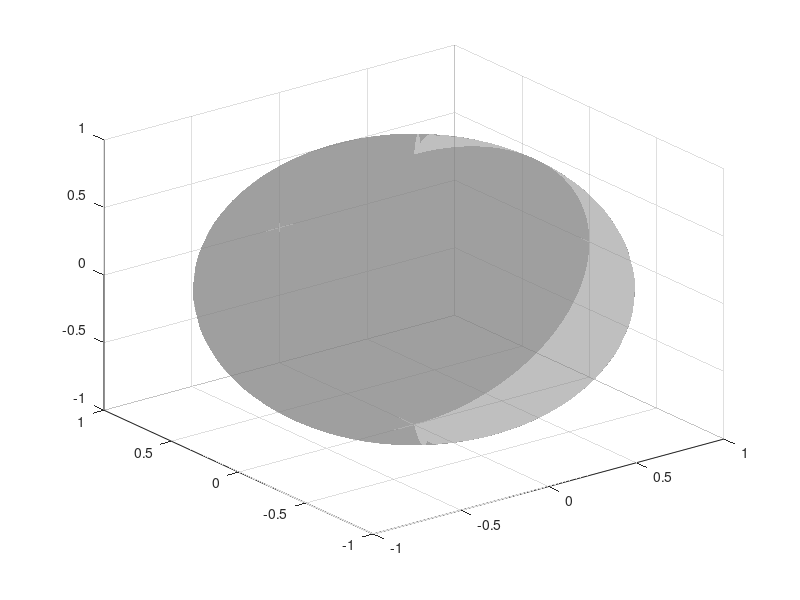

Recreate this plot in MATLAB.
function h=draw3dEllipsoid(location,covariance,col,n,opacity)


%% defaults
if ~exist('col','var')||isempty(col), col = [0.5 0.5 0.5]; end
if ~exist('covariance','var')||isempty(covariance), covariance = [1 0 0; 0 1 0; 0 0 1]; end
if ~exist('n','var')||isempty(n), n=50; end
if ~exist('opacity','var')||isempty(opacity), opacity=0.5; end
if ~exist('location'  ,'var') || isempty(location  ), location = [0 0 0];  end


%% find principal axes and corresponding radii
[eigenvec eigenval]=pcacov(covariance);
eigen = eigenvec.*repmat(sqrt(eigenval)',[3 1]);


%% contruct sphere and distort its coordinates
[X,Y,Z] = sphere(n);
xyz2 = eigen(:,1)*X(:)' + eigen(:,2)*Y(:)' + eigen(:,3)*Z(:)';
X2 = location(1) + reshape(xyz2(1,:),size(X));
Y2 = location(2) + reshape(xyz2(2,:),size(Y));
Z2 = location(3) + reshape(xyz2(3,:),size(Z));


%% draw 3d ellipsoid
% figure(1); clf;

try
    h=surf(X2,Y2,Z2,'FaceColor',col,'EdgeColor','none','FaceAlpha',opacity);
catch
    disp('Could not draw.')
end

    % h=surf(X2,Y2,Z2,'FaceColor',col,'EdgeColor','none');
% alpha(h,opacity);

% CHECK
% for i = 1:350;
%     x=[X2(i) Y2(i) Z2(i)];
%     c=location;
%     val(i)=(x-c)*inv(covariance)*(x-c)'
% end
% val

% lighting phong;
% camlight('left');
% set(gcf,'Renderer','OpenGL');
% xlabel('x'); ylabel('y'); zlabel('z');
% axis equal;
